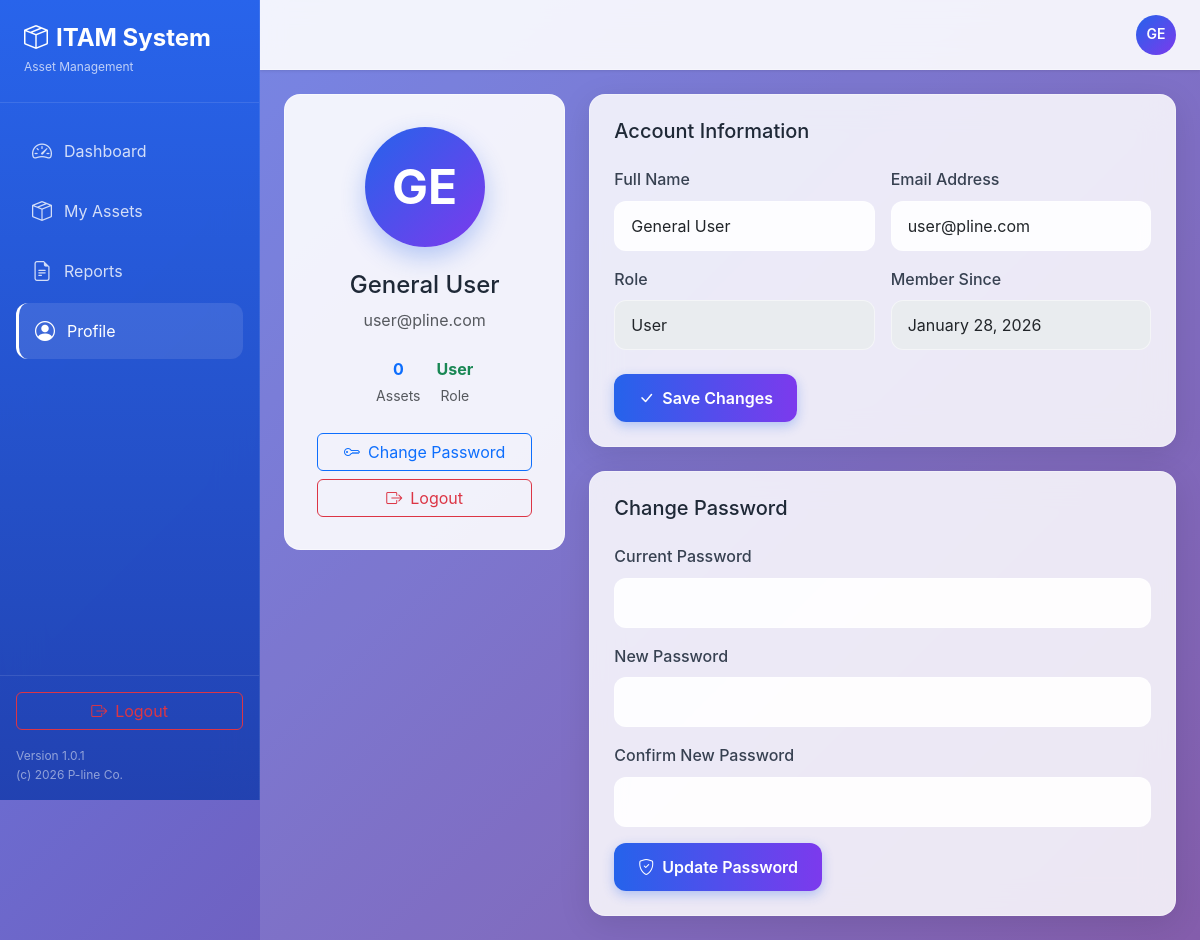
Page /views/user/profile.php (signed in) on the committed database.
### tables this page shows
CREATE TABLE `users` (
  `user_id` int(11) NOT NULL,
  `name` varchar(100) NOT NULL,
  `email` varchar(150) NOT NULL,
  `password` varchar(255) NOT NULL COMMENT 'Hashed with bcrypt',
  `role` enum('Admin','User') NOT NULL DEFAULT 'User',
  `is_active` tinyint(1) DEFAULT 1,
  `created_at` timestamp NOT NULL DEFAULT current_timestamp(),
  `updated_at` timestamp NOT NULL DEFAULT current_timestamp() ON UPDATE current_timestamp()
);

### config/config.php (called while the page is built, shortened)
<?php
function e($string) {
    return htmlspecialchars($string, ENT_QUOTES, 'UTF-8');
}
?>

### config/database.php (called while the page is built, shortened)
<?php
class Database {
    private static $instance = null;
    private $pdo;
    private function __construct() {
        try {
            $dsn = "mysql:host=" . DB_HOST . ";dbname=" . DB_NAME . ";charset=" . DB_CHARSET;
            $options = [
                PDO::ATTR_ERRMODE => PDO::ERRMODE_EXCEPTION,
                PDO::ATTR_DEFAULT_FETCH_MODE => PDO::FETCH_ASSOC,
                PDO::ATTR_EMULATE_PREPARES => false,
            ];
            $this->pdo = new PDO($dsn, DB_USER, DB_PASS, $options);
        } catch (PDOException $e) {
            error_log("Database Connection Error: " . $e->getMessage());
            die("Database connection failed. Please check your configuration.");
        }
    }
    public static function getInstance() {
        if (self::$instance === null) {
            self::$instance = new self();
        }
        return self::$instance;
    }
    public function getConnection() {
        return $this->pdo;
    }
}
?>

### models/Model.php (called while the page is built, shortened)
<?php
require_once __DIR__ . '/../config/database.php';
abstract class Model {
    protected $db;
    protected $table;
    protected $primaryKey = 'id';
    public function __construct() {
        $this->db = Database::getInstance()->getConnection();
    }
    public function find($id) {
        $sql = "SELECT * FROM {$this->table} WHERE {$this->primaryKey} = ?";
        $stmt = $this->db->prepare($sql);
        $stmt->execute([$id]);
        return $stmt->fetch();
    }
}
?>

### models/Asset.php (called while the page is built, shortened)
<?php
require_once __DIR__ . '/Model.php';
class Asset extends Model {
    protected $table = 'assets';
    public function getByUser($userId) {
        $sql = "SELECT * FROM {$this->table} WHERE assigned_to = ? ORDER BY assigned_date DESC";
        $stmt = $this->db->prepare($sql);
        $stmt->execute([$userId]);
        return $stmt->fetchAll();
    }
}
?>

### controllers/UserController.php (called while the page is built, shortened)
<?php
require_once __DIR__ . '/../models/Asset.php';
class UserController {
    private $userModel;
    public function __construct() {
        $this->userModel = new User();
    }
    public function getUser($id) {
        return $this->userModel->find($id);
    }
}
?>

### views/user/profile.php (the view, shortened to what this page needs)
<?php
require_once __DIR__ . '/../../config/config.php';
require_once __DIR__ . '/../../controllers/UserController.php';
require_once __DIR__ . '/../../models/Asset.php';
$userController = new UserController();
$assetModel = new Asset();
$currentUser = $userController->getUser($_SESSION['user_id']);
$myAssets = $assetModel->getByUser($_SESSION['user_id']);
include __DIR__ . '/../layouts/header.php';
include __DIR__ . '/../layouts/sidebar.php';
?>
<div class="main-content">
    <header class="top-header">
        <div class="d-flex align-items-center gap-3 ms-auto">
            <div class="user-avatar"><?php echo strtoupper(substr($_SESSION['user_name'], 0, 2)); ?></div>
        </div>
    </header>
    <div class="fade-in">
        <div class="row g-4">
            <div class="col-lg-4">
                <div class="profile-card">
                    <div class="profile-avatar-large"><?php echo strtoupper(substr($_SESSION['user_name'], 0, 2)); ?></div>
                    <h4><?php echo e($_SESSION['user_name']); ?></h4>
                    <p class="text-muted mb-4"><?php echo e($_SESSION['user_email']); ?></p>
                    <div class="d-flex justify-content-center gap-3 mb-4">
                        <div class="text-center">
                            <div class="fw-bold text-primary"><?php echo count($myAssets); ?></div>
                            <small class="text-muted">Assets</small>
                        </div>
                        <div class="text-center">
                            <div class="fw-bold text-success"><?php echo e($_SESSION['user_role']); ?></div>
                            <small class="text-muted">Role</small>
                        </div>
                    </div>
                    <div class="d-grid gap-2">
                        <a href="#changePasswordSection" class="btn btn-outline-primary">
                            <i class="bi bi-key me-2"></i>Change Password
                        </a>
                        <a href="/views/auth/logout.php" class="btn btn-outline-danger">
                            <i class="bi bi-box-arrow-right me-2"></i>Logout
                        </a>
                    </div>
                </div>
            </div>
            <div class="col-lg-8">
                <div class="glass-card p-4 mb-4">
                    <h5 class="mb-4">Account Information</h5>
                    <form method="POST" action="">
                        <div class="row g-3">
                            <div class="col-md-6">
                                <label class="form-label">Full Name</label>
                                <input type="text" name="name" class="form-control form-control-glass" value="<?php echo e($currentUser['name']); ?>" required>
                            </div>
                            <div class="col-md-6">
                                <label class="form-label">Email Address</label>
                                <input type="email" name="email" class="form-control form-control-glass" value="<?php echo e($currentUser['email']); ?>" required>
                            </div>
                            <div class="col-md-6">
                                <label class="form-label">Role</label>
                                <input type="text" class="form-control form-control-glass" value="<?php echo e($currentUser['role']); ?>" readonly disabled>
                            </div>
                            <div class="col-md-6">
                                <label class="form-label">Member Since</label>
                                <input type="text" class="form-control form-control-glass" value="<?php echo date('F j, Y', strtotime($currentUser['created_at'])); ?>" readonly disabled>
                            </div>
                        </div>
                        <div class="mt-4">
                            <button type="submit" class="btn btn-primary-gradient">
                                <i class="bi bi-check-lg me-2"></i>Save Changes
                            </button>
                        </div>
                    </form>
                </div>
                <div class="glass-card p-4" id="changePasswordSection">
                    <h5 class="mb-4">Change Password</h5>
                    <form method="POST" action="">
                        <div class="mb-3">
                            <label class="form-label">Current Password</label>
                            <input type="password" name="current_password" class="form-control form-control-glass" required>
                        </div>
                        <div class="mb-3">
                            <label class="form-label">New Password</label>
                            <input type="password" name="new_password" class="form-control form-control-glass" required minlength="8">
                        </div>
                        <div class="mb-3">
                            <label class="form-label">Confirm New Password</label>
                            <input type="password" name="confirm_password" class="form-control form-control-glass" required minlength="8">
                        </div>
                        <button type="submit" class="btn btn-primary-gradient">
                            <i class="bi bi-shield-check me-2"></i>Update Password
                        </button>
                    </form>
                </div>
            </div>
        </div>
    </div>
</div>
<?php include __DIR__ . '/../layouts/footer.php'; ?>

### public/assets/css/style.css (style rules this page uses)
:root { --font-family-base: -apple-system, BlinkMacSystemFont, "Segoe UI", Roboto, "Helvetica Neue", Arial, sans-serif; --font-family-lao: "Noto Sans Lao", "Phetsarath OT", "Phetsarath", "Segoe UI", Arial, sans-serif; --color-primary: #2563EB; --color-primary-dark: #1E40AF; --color-secondary: #7C3AED; --color-success: #10B981; --color-warning: #F59E0B; --color-error: #EF4444; --color-info: #3B82F6; --gray-50: #F9FAFB; --gray-100: #F3F4F6; --gray-200: #E5E7EB; --gray-300: #D1D5DB; --gray-600: #4B5563; --gray-700: #374151; --gray-800: #1F2937; --spacing-xs: 4px; --spacing-sm: 8px; --spacing-md: 16px; --spacing-lg: 24px; --spacing-xl: 32px; --radius-sm: 6px; --radius-md: 12px; --radius-lg: 16px; --radius-xl: 24px; --shadow-sm: 0 1px 3px rgba(0, 0, 0, 0.1); --shadow-md: 0 4px 6px rgba(0, 0, 0, 0.1); --shadow-lg: 0 10px 25px rgba(0, 0, 0, 0.15); --shadow-xl: 0 20px 50px rgba(0, 0, 0, 0.2); }
* { margin: 0; padding: 0; box-sizing: border-box; }
body { font-family: var(--font-family-base); line-height: 1.6; color: var(--gray-800); background: linear-gradient(135deg, #667eea 0%, #764ba2 100%); min-height: 100vh; }
.main-content { flex: 1; margin-left: 260px; padding: 24px; background: rgba(255, 255, 255, 0.1); min-height: 100vh; }
.top-header { height: 70px; background: rgba(255, 255, 255, 0.9); backdrop-filter: blur(12px); border-bottom: 1px solid rgba(255, 255, 255, 0.3); box-shadow: var(--shadow-sm); display: flex; align-items: center; justify-content: space-between; padding: 0 24px; margin: -24px -24px 24px -24px; position: sticky; top: 0; z-index: 100; }
.user-avatar { width: 40px; height: 40px; border-radius: 50%; background: linear-gradient(135deg, var(--color-primary), var(--color-secondary)); display: flex; align-items: center; justify-content: center; color: white; font-weight: 600; font-size: 14px; }
.glass-card { background: rgba(255, 255, 255, 0.85); backdrop-filter: blur(16px); border: 1px solid rgba(255, 255, 255, 0.3); border-radius: var(--radius-lg); box-shadow: 0 8px 32px rgba(0, 0, 0, 0.1); transition: all 0.3s ease; }
.btn-primary-gradient { background: linear-gradient(to right, var(--color-primary), var(--color-secondary)); border: none; color: white; padding: 12px 24px; border-radius: var(--radius-md); font-weight: 600; transition: all 0.3s; box-shadow: 0 4px 12px rgba(37, 99, 235, 0.3); }
.form-control-glass { background: rgba(255, 255, 255, 0.9); border: 1px solid rgba(255, 255, 255, 0.5); border-radius: var(--radius-md); padding: 12px 16px; font-size: 16px; transition: all 0.3s; }
.form-label { font-weight: 500; color: var(--gray-700); margin-bottom: 8px; }
.profile-card { background: rgba(255, 255, 255, 0.9); border-radius: var(--radius-lg); padding: 32px; text-align: center; border: 1px solid rgba(255, 255, 255, 0.5); }
.profile-avatar-large { width: 120px; height: 120px; border-radius: 50%; background: linear-gradient(135deg, var(--color-primary), var(--color-secondary)); display: flex; align-items: center; justify-content: center; margin: 0 auto 24px; color: white; font-size: 48px; font-weight: 700; box-shadow: 0 10px 25px rgba(37, 99, 235, 0.3); }
.fade-in { animation: fadeIn 0.3s ease; }

### rows in the picture
users: name "General User", email "user@pline.com", role "User", created_at "January 28, 2026"

### other values in the picture
t('app.asset_management') "Asset Management"
t('nav.dashboard') "Dashboard"
t('nav.my_assets') "My Assets"
t('nav.reports') "Reports"
t('nav.profile') "Profile"
t('nav.logout') "Logout"
substr($_SESSION['user_name'], 0, 2) "GE"
$_SESSION['user_name'] "General User"
$_SESSION['user_email'] "user@pline.com"
count($myAssets) "0"
$_SESSION['user_role'] "User"
